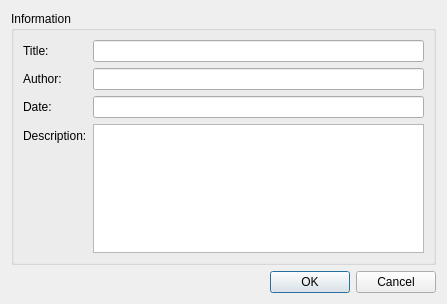
<?xml version="1.0" encoding="UTF-8"?>
<ui version="4.0">
 <class>PropertiesDialog</class>
 <widget class="QDialog" name="PropertiesDialog">
  <property name="geometry">
   <rect>
    <x>0</x>
    <y>0</y>
    <width>447</width>
    <height>304</height>
   </rect>
  </property>
  <property name="windowTitle">
   <string>Properties</string>
  </property>
  <property name="modal">
   <bool>true</bool>
  </property>
  <layout class="QVBoxLayout" name="verticalLayout">
   <item>
    <widget class="QGroupBox" name="groupBox">
     <property name="title">
      <string>Information</string>
     </property>
     <layout class="QFormLayout" name="formLayout">
      <item row="0" column="0">
       <widget class="QLabel" name="label">
        <property name="text">
         <string>Title:</string>
        </property>
       </widget>
      </item>
      <item row="0" column="1">
       <widget class="QLineEdit" name="titleLineEdit"/>
      </item>
      <item row="1" column="0">
       <widget class="QLabel" name="label_2">
        <property name="text">
         <string>Author:</string>
        </property>
       </widget>
      </item>
      <item row="1" column="1">
       <widget class="QLineEdit" name="authorLineEdit"/>
      </item>
      <item row="2" column="0">
       <widget class="QLabel" name="label_3">
        <property name="text">
         <string>Date:</string>
        </property>
       </widget>
      </item>
      <item row="3" column="0">
       <widget class="QLabel" name="label_4">
        <property name="text">
         <string>Description:</string>
        </property>
       </widget>
      </item>
      <item row="3" column="1">
       <widget class="QPlainTextEdit" name="descriptionTextEdit"/>
      </item>
      <item row="2" column="1">
       <widget class="QLineEdit" name="dateLineEdit"/>
      </item>
     </layout>
    </widget>
   </item>
   <item>
    <widget class="QDialogButtonBox" name="buttonBox">
     <property name="orientation">
      <enum>Qt::Horizontal</enum>
     </property>
     <property name="standardButtons">
      <set>QDialogButtonBox::Cancel|QDialogButtonBox::Ok</set>
     </property>
    </widget>
   </item>
  </layout>
 </widget>
 <tabstops>
  <tabstop>titleLineEdit</tabstop>
  <tabstop>authorLineEdit</tabstop>
  <tabstop>dateLineEdit</tabstop>
  <tabstop>descriptionTextEdit</tabstop>
 </tabstops>
 <resources/>
 <connections>
  <connection>
   <sender>buttonBox</sender>
   <signal>accepted()</signal>
   <receiver>PropertiesDialog</receiver>
   <slot>accept()</slot>
   <hints>
    <hint type="sourcelabel">
     <x>248</x>
     <y>254</y>
    </hint>
    <hint type="destinationlabel">
     <x>157</x>
     <y>274</y>
    </hint>
   </hints>
  </connection>
  <connection>
   <sender>buttonBox</sender>
   <signal>rejected()</signal>
   <receiver>PropertiesDialog</receiver>
   <slot>reject()</slot>
   <hints>
    <hint type="sourcelabel">
     <x>316</x>
     <y>260</y>
    </hint>
    <hint type="destinationlabel">
     <x>286</x>
     <y>274</y>
    </hint>
   </hints>
  </connection>
 </connections>
</ui>
